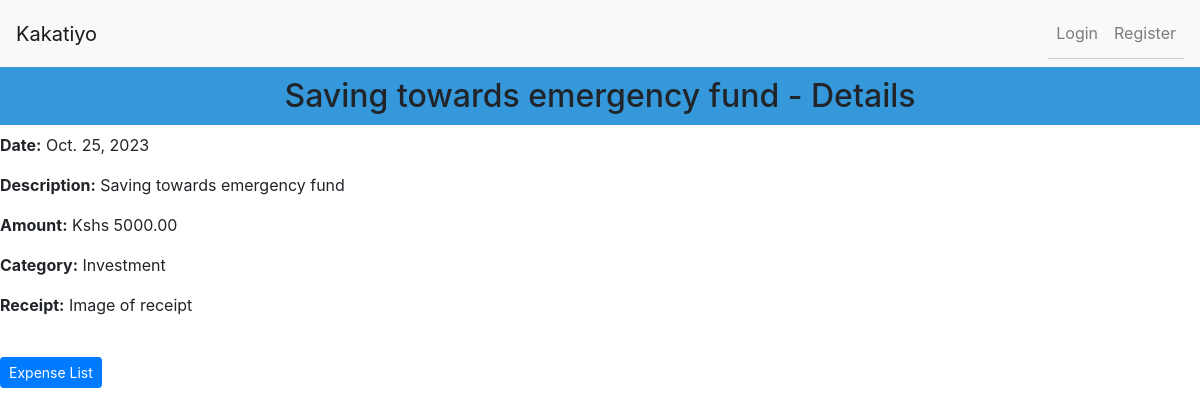
The page /expenses/25/ on the database its author committed.
### tracker/models.py (models this page shows, shortened)
class Expense(models.Model):
    user = models.ForeignKey(User, on_delete=models.CASCADE)
    date = models.DateField()
    description = models.CharField(max_length=200)
    amount = models.DecimalField(max_digits=10, decimal_places=2)
    category = models.ForeignKey(
        Category, on_delete=models.SET_NULL, null=True, blank=True)

class Category(models.Model):
    name = models.CharField(max_length=100)
    def __str__(self):
        return self.name

### tracker/views.py (the view)
def expense_detail(request, expense_id):
    expense = get_object_or_404(Expense, pk=expense_id)
    return render(request, 'tracker/expense_detail.html', {'expense': expense})

### tracker/templates/tracker/expense_detail.html (shortened to what this page needs)
{% extends "base.html" %} {% block content %}
<h2>{{ expense.description }} - Details</h2>
<p><strong>Date:</strong> {{ expense.date }}</p>
<p><strong>Description:</strong> {{ expense.description }}</p>
<p><strong>Amount:</strong> Kshs {{ expense.amount }}</p>
<p><strong>Category:</strong> {{ expense.category }}</p>
<p><strong>Receipt:</strong> Image of receipt</p>
<br />
<a href="{% url 'expense_list' %}" class="btn btn-primary btn-sm"
	>Expense List</a
>
{% endblock %}

### static/css/styles.css (style rules this page uses)
h2 { text-align: center; background-color: #3498db; color: #fff; padding: 10px; }

### rows shown on the page
Expense: description "Saving towards emergency fund", date "Oct. 25, 2023", amount "5000.00", category "Investment"
